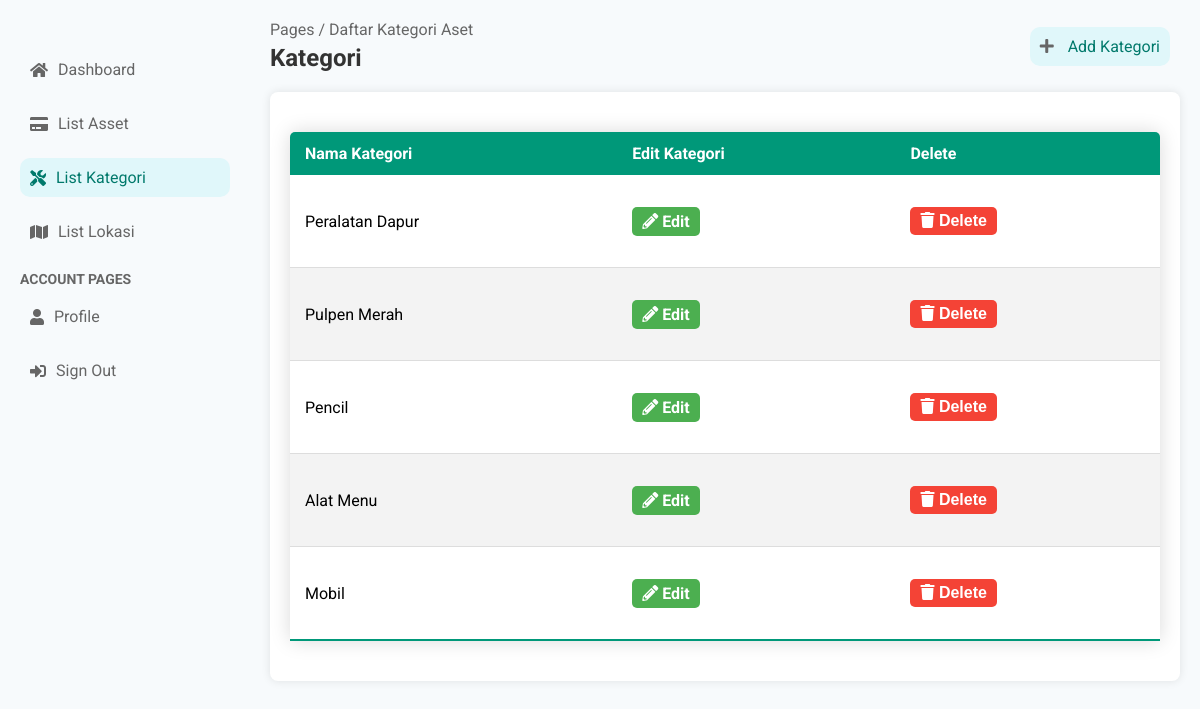
Before: /dashboard/kategori/ (signed in) with the older database file.
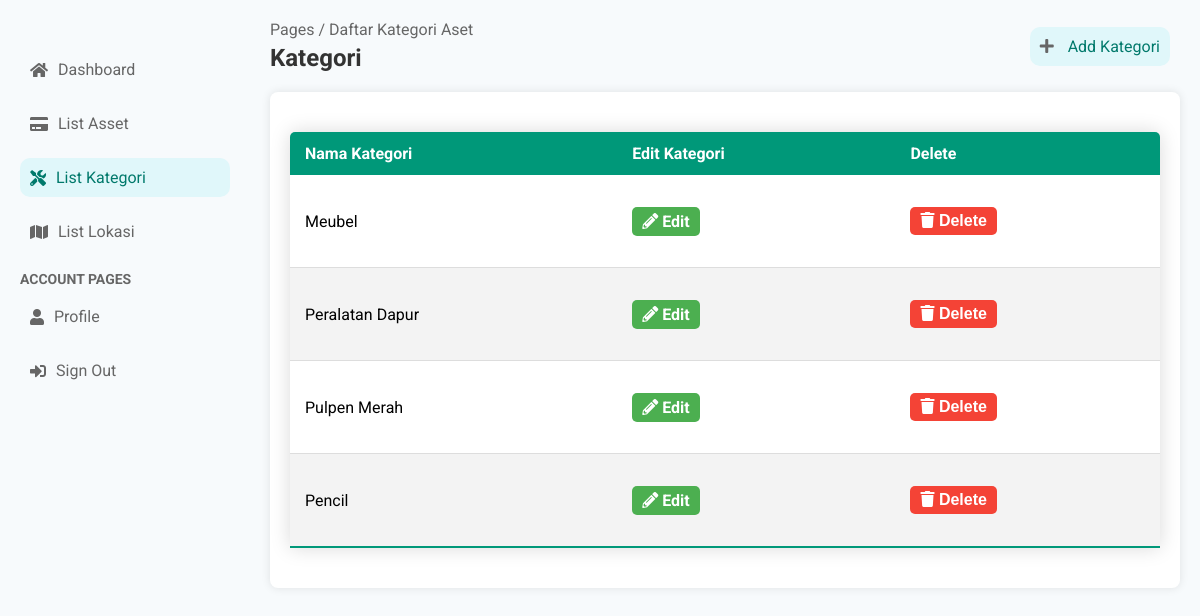
After: the same page with the newer database file.
### accounts/models.py (models this page shows, shortened)
class Kategori(models.Model):
    nama = models.CharField(max_length=100)

### accounts/viewsStaff.py (the view)
# urls.py: path('dashboard/kategori/', viewsStaff.list_kategori, name='list_kategori'),
@login_required
@user_passes_test(is_staff)
def list_kategori(request):
    kategoris = Kategori.objects.all().order_by('-id')
    context = {
        'kategoris': kategoris,
    }
    return render(request, 'dashboard/list_kategori.html', context)

### accounts/context_processors.py (called while the page is built)
def versioned_static(request):
    version = 'v1.44'  # Increment this version number
    return {
        'STATIC_VERSION': version,
    }

### accounts/viewsStaff.py (called while the page is built)
def is_staff(user):
    return user.is_authenticated and user.is_staff

### templates/dashboard/list_kategori.html (shortened to what this page needs)
{% extends 'dashboard/base.html' %}
{% block content %}
<nav class="sidebar-nav">
    <ul>
        <li><a href="{% url 'dashboard_staff' %}"><i class="fas fa-home"></i> Dashboard</a></li>
        <li><a href="{% url 'list_aset' %}"><i class="fas fa-credit-card"></i>List Asset</a></li>
        <li class="active"><a href="{%  url 'list_kategori' %}"><i class="fas fa-tools"></i>List Kategori</a></li>
        <li><a href="{% url 'list_posisi' %}"><i class="fas fa-map"></i>List Lokasi</a></li>
    </ul>
    <h3>Account Pages</h3>
    <ul>
        <li><a href="{% url 'profile' %}"><i class="fas fa-user"></i> Profile</a></li>
        <li><a href="{% url 'logout' %}"><i class="fas fa-sign-in-alt"></i> Sign Out</a></li>
    </ul>
</nav>
</aside>
<div class="main-content">
    <header class="main-header">
        <div class="breadcrumb">
            <span>Pages / Daftar Kategori Aset</span>
            <h2>Kategori</h2>
        </div>
        <div class="header-right">
            <a href="{% url 'tambah_kategori' %}" class="btn-add"><i class="fas fa-plus"></i> Add Kategori</a>
        </div>
    </header>
    <div class="form-container">
              <table>
            <thead>
                <tr>
                    <th>Nama Kategori</th>
                    <th>Edit Kategori</th>
                    <th>Delete</th>
                </tr>
            </thead>
            <tbody>
                {% for kategori in kategoris %}
                    <tr>
                        <td data-label="Nama Kategori">{{ kategori.nama }}</td>
                        <td data-label="Edit">
                            <a href="{% url 'edit_kategori' kategori.id %}" class="btn-edit"><i class="fas fa-pencil-alt"></i> Edit</a>
                        </td>
                        <td data-label="Delete">
                            <form action="{% url 'delete_kategori' kategori.id %}" method="post">
                                <button type="submit" class="btn-delete" onclick="return confirm('Apakah Anda yakin ingin menghapus kategori ini?');">
                                    <i class="fas fa-trash"></i> Delete
                                </button>
                            </form>
                        </td>
                    </tr>
                {% endfor %}
            </tbody>
        </table>
</div>
</div>
{% endblock %}

Changed rows visible on the page:
removed Kategori: nama "Alat Menu"
removed Kategori: nama "Mobil"
added Kategori: nama "Meubel"
